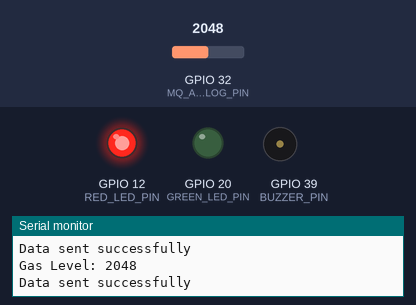
The sketch below on a simulated ESP32. On the bench: output pins drawn as LEDs (lit = HIGH), buzzer (waves = sounding), the last lines printed to the serial monitor. The inputs (shaded band) are chosen by the test bench; at power-on: GPIO 32 (MQ_ANALOG_PIN) = 2048.

Above: at 3.8 s.
3.9 s: GPIO 32 (MQ_ANALOG_PIN) set to 626
At 6.1 s:
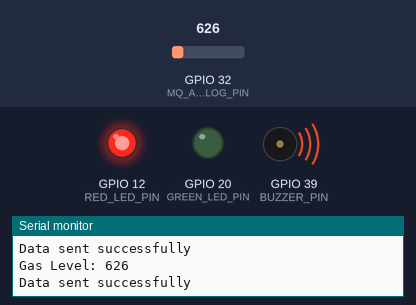
7.8 s: GPIO 32 (MQ_ANALOG_PIN) set to 540
At 9.9 s:
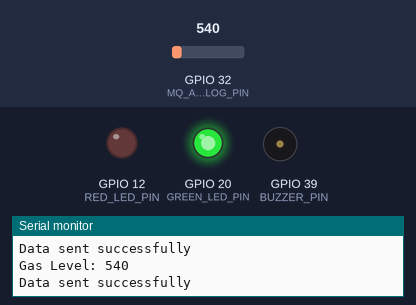
Timing chart, 0 to 11.4 s (numbered marks = the images above; inputs shaded):
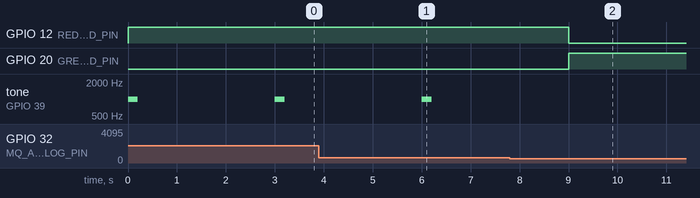

Measured:
- the behaviour switches between 601 and 600 on GPIO 32 (MQ_ANALOG_PIN) (found by bisection; images 1 and 2)
- after the input at 7.8 s, GPIO 12 (RED_LED_PIN): HIGH → LOW after 1.2 s; GPIO 20 (GREEN_LED_PIN): LOW → HIGH after 1.2 s; tone on GPIO 39 (BUZZER_PIN): stops changing and stays silent

The sketch:

Mq_sensor.ino
```cpp
/*
  ESP-NOW MQ Sensor Node with Alarm
  Sends air quality data to the receiver ESP32 via ESP-NOW.
  Activates red LED and buzzer if gas level exceeds threshold.
*/

#include <WiFi.h>
#include <esp_now.h>

// Define data structure for MQ sensor data
typedef struct struct_message {
    int gasLevel;
} struct_message;

// Create structured data object
struct_message mqData;

// Pin definitions
const int MQ_ANALOG_PIN = A4;     // Analog pin for MQ-2 sensor
const int RED_LED_PIN = 12;       // Pin for red LED (alarm indicator)
const int GREEN_LED_PIN = 20;     // Pin for green LED (normal status)
const int BUZZER_PIN = 39;        // Pin for buzzer

// Threshold value for gas detection
const int SENSOR_THRESHOLD = 600;

// Receiver's MAC address (replace with actual receiver MAC address)
uint8_t receiverMAC[] = {0x70, 0x04, 0x1D, 0x56, 0x1D, 0x22};  // Replace with receiver's MAC

void setup() {
  Serial.begin(115200);

  // Set pin modes
  pinMode(RED_LED_PIN, OUTPUT);
  pinMode(GREEN_LED_PIN, OUTPUT);
  pinMode(BUZZER_PIN, OUTPUT);
  pinMode(MQ_ANALOG_PIN, INPUT);

  // Turn on green LED initially
  digitalWrite(GREEN_LED_PIN, HIGH);
  digitalWrite(RED_LED_PIN, LOW);
  noTone(BUZZER_PIN);

  // Start ESP32 in station mode
  WiFi.mode(WIFI_STA);

  // Initialize ESP-NOW
  if (esp_now_init() != ESP_OK) {
    Serial.println("Error initializing ESP-NOW");
    return;
  }

  // Register receiver ESP32 as a peer
  esp_now_peer_info_t peerInfo = {};
  memcpy(peerInfo.peer_addr, receiverMAC, 6);
  peerInfo.channel = 0;
  peerInfo.encrypt = false;

  if (esp_now_add_peer(&peerInfo) != ESP_OK) {
    Serial.println("Failed to add peer");
    return;
  }
}

void loop() {
  // Read the gas level from MQ sensor
  mqData.gasLevel = analogRead(MQ_ANALOG_PIN);

  // Display gas level on Serial Monitor
  Serial.print("Gas Level: ");
  Serial.println(mqData.gasLevel);

  // Check if gas level exceeds the threshold
  if (mqData.gasLevel > SENSOR_THRESHOLD) {
    // Trigger alarm: Red LED ON, Green LED OFF, Buzzer ON
    digitalWrite(RED_LED_PIN, HIGH);
    digitalWrite(GREEN_LED_PIN, LOW);
    tone(BUZZER_PIN, 1000, 200); // 1000 Hz frequency, 200 ms duration
  } else {
    // No alarm: Green LED ON, Red LED OFF, Buzzer OFF
    digitalWrite(RED_LED_PIN, LOW);
    digitalWrite(GREEN_LED_PIN, HIGH);
    noTone(BUZZER_PIN);
  }

  // Send gas level data to receiver ESP32
  esp_err_t result = esp_now_send(receiverMAC, (uint8_t *) &mqData, sizeof(mqData));

  if (result == ESP_OK) {
    Serial.println("Data sent successfully");
  } else {
    Serial.println("Error sending data");
  }

  delay(3000);  // Delay between readings
}
```
